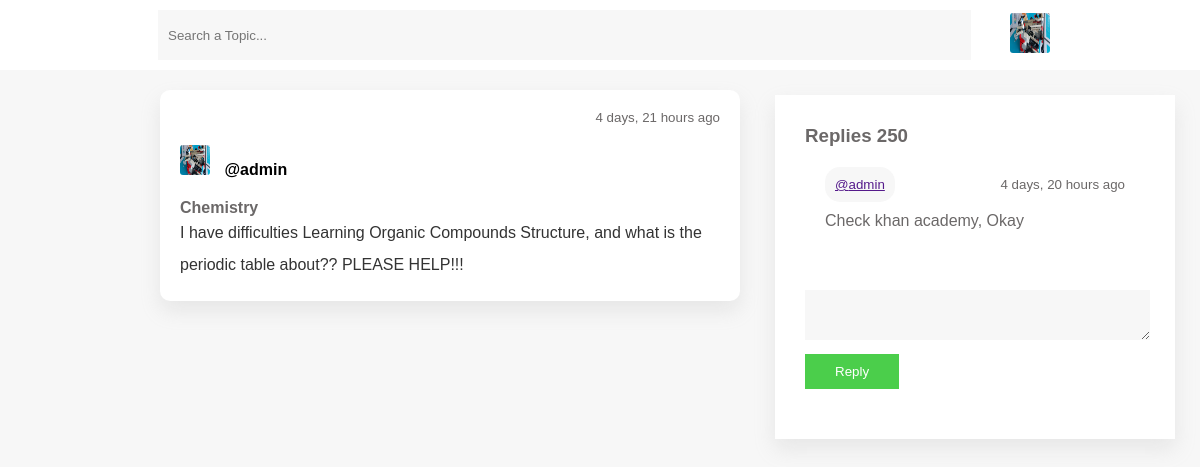
The page /thread/4 (signed in) on the database its author committed.
### base/models.py (models this page shows, shortened)
class Post(models.Model):
    author = models.ForeignKey(User, on_delete=models.CASCADE)
    title = models.CharField(max_length=200)
    body = models.TextField(blank=True)
    created_at = models.DateTimeField(auto_now_add= True)

class Reply(models.Model):
    author = models.ForeignKey(User, on_delete=models.CASCADE)
    post = models.ForeignKey(Post, default=None, on_delete=models.CASCADE)
    message = models.TextField()
    created_at = models.DateTimeField(auto_now_add= True)

### base/views.py (the view)
# urls.py: path('thread/<id>', views.thread, name="thread"),
def thread(request, id):
    post = get_object_or_404(Post, pk=id)
    replies = post.reply_set.all()
    context={'post':post, 'replies':replies}
    return render(request, 'forum-thread.html', context)

### templates/forum-thread.html (shortened to what this page needs)
{% load static %}
<!DOCTYPE html>
<html lang="en">
  <head>
    <link rel="stylesheet" href="{% static 'style.css' %}" />
  </head>
  <body>
    <header>
      <input type="text" class="search" placeholder="Search a Topic..." />
      {% if request.user.is_authenticated %}
      <a href="">
        <img src="../static/image/user.jpg" alt="" width="40px" height="40px" />
      </a>
      {% else %}
      <a href="./login.html">
        <button>Login</button>
      </a>
      {% endif %}
    </header>
    <main>
      <div></div>
      <div class="post-cards">
        <div class="card">
          <div class="post">
            <div class="post-body">
              <div class="time-reply">
                <small>{{post.created_at|timesince}} ago</small>
              </div>
              <div class="user-profile">
                <img
                  src="../static/image/user.jpg"
                  alt=""
                  width="30px"
                  height="30px"
                />
                <strong>@{{post.author.username}}</strong>
              </div>
              <h4>{{post.title}}</h4>
              <p>
                <a href="">{{post.body}} </a>
              </p>
            </div>
          </div>
        </div>
      </div>
      <div class="end-col">
        <h3>Replies 250</h3>
        {% for reply in replies%}
        <li style="list-style: none; padding:0 20px; margin-top: 10px">
          <div class="time-reply" style="padding:20px 0;">
            <small>
              <a href="">@{{reply.author.username}}</a>
            </small>
            <small> {{reply.created_at|timesince}} ago </small>
          </div>
          <p>{{reply.message}}</p>
        </li>
        {% empty %}
        <div class="null">
          <small>Not available</small>
        </div>
        {% endfor %}
        <div class="reply-form">
          <form action="">
            <textarea name="" id=""></textarea>
            <button>Reply</button>
          </form>
        </div>
      </div>
    </main>
  </body>
</html>

### static/style.css (style rules this page uses)
* { margin: 0; padding: 0; }
body { font-family: sans-serif; background-color: #f7f7f7; }
main { display: grid; grid-template-columns: 1fr 4fr 3fr; font-family: unset; color: #6b6868; }
.card { display: flex; align-items: center; margin: 20px 10px 20px 10px; }
.card img { border-radius: 3px; margin-right: 10px; }
.post-body { padding: 20px 20px 20px 20px; border-radius: 10px; box-shadow: 0 10px 20px #a5a4a433; background-color: white; }
.post-body p { line-height: 2; }
.card .post a { text-decoration: none; color: #333333; }
header { width: auto; background-color: white; display: flex; justify-content: space-between; align-items: center; padding: 0px 150px 10px 158px; }
header img { border-radius: 3px; margin-top: 10px; }
header .search { border: none; background-color: #f7f7f7; padding-left: 10px; border-radius: 0px; width: 90%; height: 50px; color: #333333; margin-top: 10px; }
.time-reply { display: flex; justify-content: space-between; align-items: baseline; }
.time-reply a { background-color: #f7f7f7; padding: 10px; border-radius: 15px; }
.add-card input, .textarea, button { border: none; background-color: #f7f7f7; padding: 20px; margin-bottom: 20px; border-radius: 30px; }
.end-col { padding: 30px; box-shadow: 0 10px 20px #a5a4a433; margin: 25px; background-color: white; height: fit-content; }
.reply-form textarea { width: 100%; border-radius: 0; background-color: #f7f7f7; border: none; padding: 10px; }
.reply-form button { width: auto; border-radius: 0; background-color: rgb(75, 206, 75); border: none; padding: 10px 30px 10px 30px; margin-top: 10px; color: white; }
.reply-form { margin-top: 60px; margin-right: 15px; }
.user-profile { color: black; margin-top: 20px; margin-bottom: 20px; font-size: 16px !important; }

### rows shown on the page
Post: created_at "4 days, 21 hours", author.username "admin", title "Chemistry", body "I have difficulties Learning Organic Compounds Structure, and what is the periodic table about?? PLEASE HELP!!!"
Reply: author.username "admin", created_at "4 days, 20 hours", message "Check khan academy, Okay"
